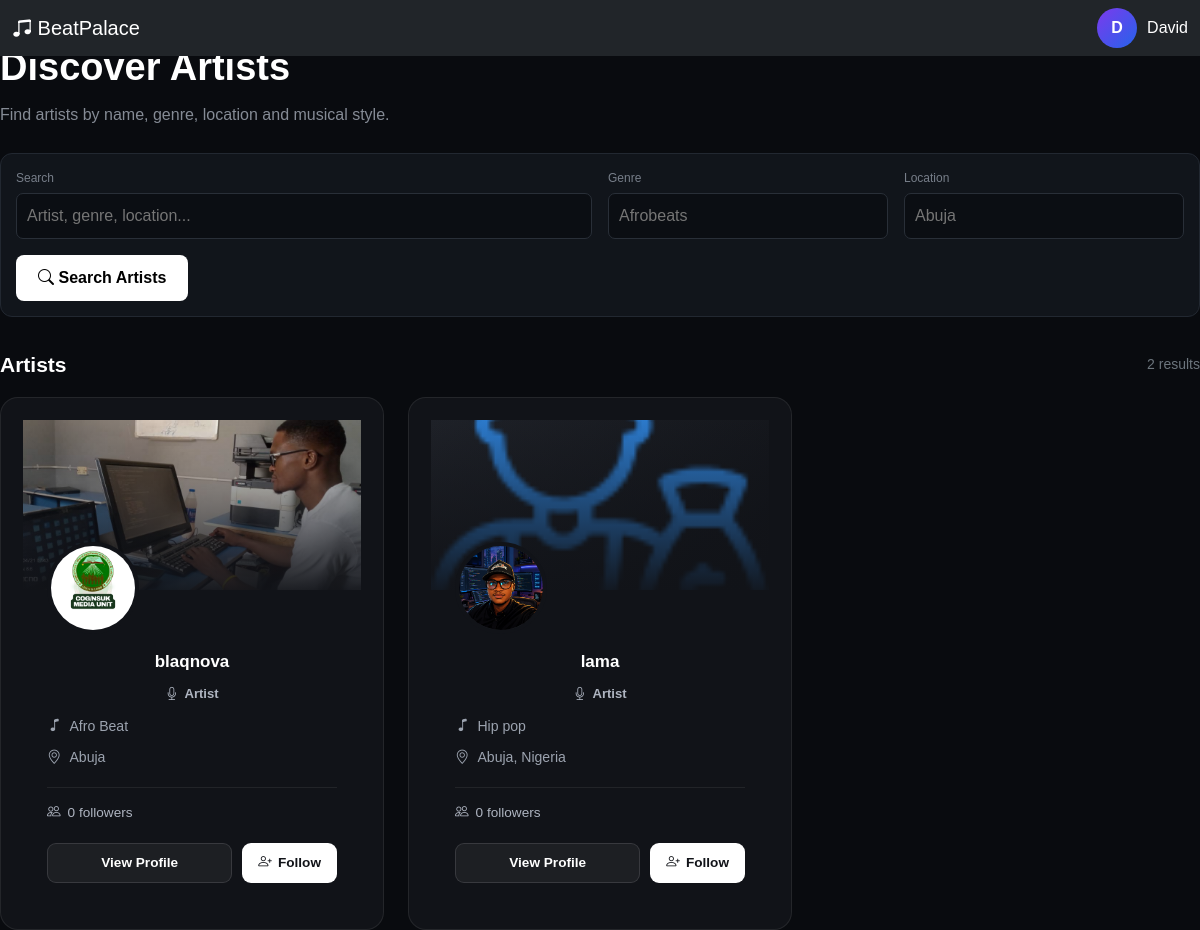
Before: /discover/artists/ (signed in) with the older database file.
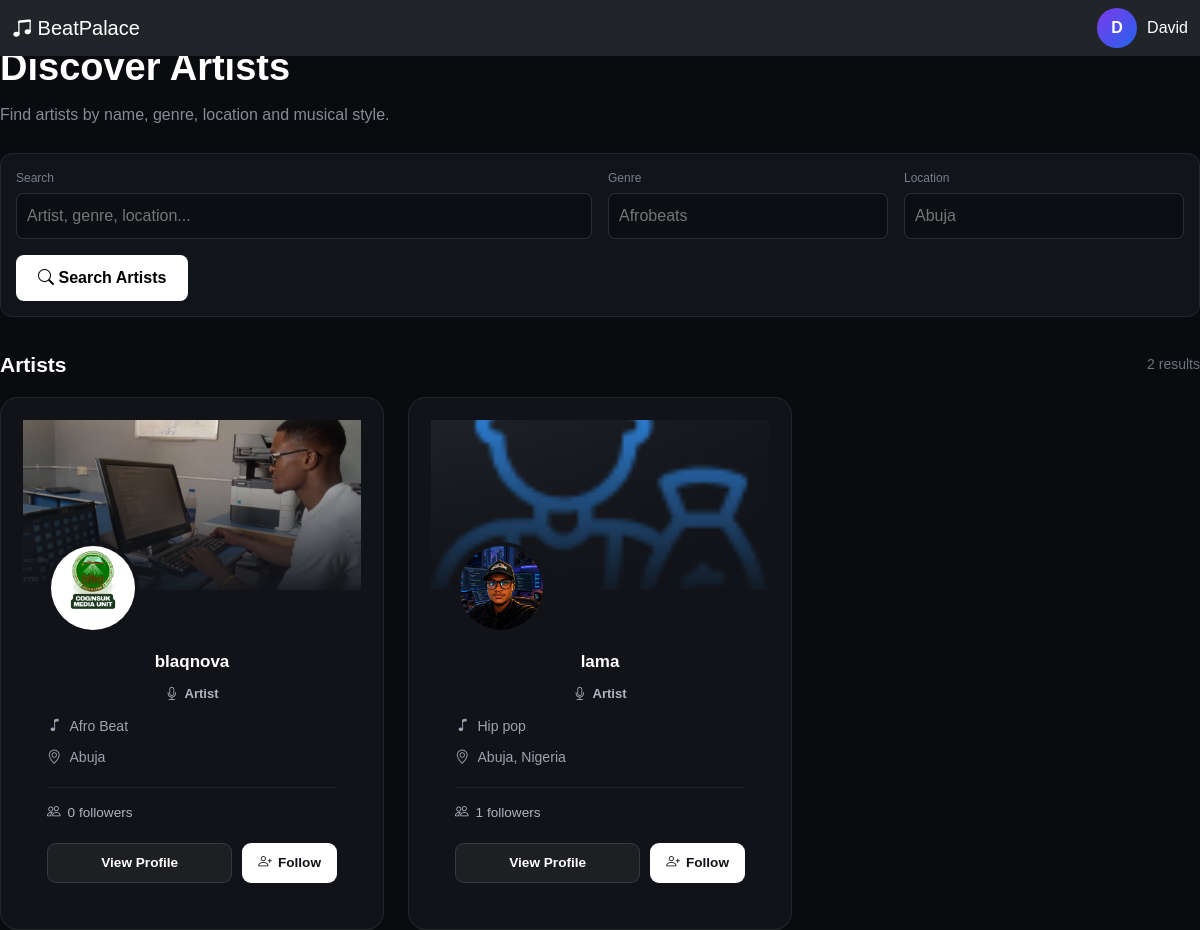
After: the same page with the newer database file.
### accounts/models.py (models this page shows, shortened)
class User(AbstractUser):
    ROLE_CHOICES = (
        ("producer", "Producer"),
        ("artist", "Artist"),
    )
    email = models.EmailField(unique=True)
    role = models.CharField(
        max_length=20,
        choices=ROLE_CHOICES
    )
    avatar = models.ImageField(
        upload_to="avatars/",
        blank=True,
        null=True
    )
    verified = models.BooleanField(default=False)
    created_at = models.DateTimeField(auto_now_add=True)

### artists/models.py (models this page shows, shortened)
class ArtistProfile(models.Model):
    user = models.OneToOneField(
        settings.AUTH_USER_MODEL,
        on_delete=models.CASCADE,
        related_name="artist_profile"
    )
    artist_name = models.CharField(
        max_length=100,
        blank=True
    )
    bio = models.TextField(
        blank=True
    )
    avatar = models.ImageField(
        upload_to="artists/avatars/",
        blank=True,
        null=True
    )
    cover_image = models.ImageField(
        upload_to="artists/covers/",
        blank=True,
        null=True
    )
    genre = models.CharField(
        max_length=100,
        blank=True
    )
    location = models.CharField(
        max_length=100,
        blank=True
    )
    phone = models.CharField(
        max_length=30,
        blank=True
    )
    email = models.EmailField(
        blank=True
    )
    website = models.URLField(
        blank=True
    )
    instagram = models.URLField(
        blank=True
    )
    twitter = models.URLField(
        blank=True
    )
    start_year = models.PositiveIntegerField(
        blank=True,
        null=True
    )
    end_year = models.PositiveIntegerField(
        blank=True,
        null=True
    )
    skill_description = models.TextField(
        blank=True
    )
    education = models.TextField(
        blank=True
    )
    date_of_birth = models.DateField(
        blank=True,
        null=True
    )
    marital_status = models.CharField(
        max_length=50,
        blank=True
    )
    followers_count = models.PositiveIntegerField(
        default=0
    )
    monthly_listeners = models.PositiveIntegerField(
        default=0
    )
    is_published = models.BooleanField(
        default=True
    )
    created_at = models.DateTimeField(
        auto_now_add=True
    )
    updated_at = models.DateTimeField(
        auto_now=True
    )

### discovery/views.py (the view, shortened to what this page needs)
@login_required
def discover_artists(request):
    query = request.GET.get("q", "").strip()
    role = request.GET.get("role", "").strip()
    genre = request.GET.get("genre", "").strip()
    users = (
        User.objects
        .exclude(id=request.user.id)
        .filter(
            role__in=["artist"]
        )
        .select_related(
            "artist_profile",
        )
    )
    if role in ["artist"]:
        users = users.filter(
            role=role
        )
    if genre:
        users = users.filter(
            artist_profile__genre__icontains=genre
        )
    users = users.distinct()
    following_ids = set(
        Follow.objects
        .filter(
            follower=request.user
        )
        .values_list(
            "following_id",
            flat=True
        )
    )
    context = {
        "users": users,
        "query": query,
        "role": role,
        "genre": genre,
        "following_ids": following_ids,
    }
    return render(
        request,
        "discovery/artists.html",
        context
    )

### templates/discovery/artists.html (shortened to what the changed rows need)
{% extends "base.html" %}
{% block content %}
<div class="discover-hero">
    <h1>
        Discover Artists
    </h1>
</div>
<div class="section-header">
    <h2>
        Artists
    </h2>
</div>
<div class="row g-4">
    {% for user in users %}
        <div class="col-md-6 col-lg-4">
            <div class="discover-card">
                <div class="discover-cover">
                    {% if user.role == "artist" %}
                        {% if user.artist_profile.cover_image %}
                            <img
                                src="{{ user.artist_profile.cover_image.url }}"
                                alt="{{ user.artist_profile.artist_name }}"
                            >
                        {% endif %}
                    {% endif %}
                    <div class="discover-cover-overlay"></div>
                </div>
                <div class="discover-avatar-wrapper">
                    {% if user.role == "artist" %}
                        {% if user.artist_profile.avatar %}
                            <img
                                src="{{ user.artist_profile.avatar.url }}"
                                class="discover-avatar"
                                alt="{{ user.artist_profile.artist_name }}"
                            >
                        {% elif user.avatar %}
                            <img
                                src="{{ user.avatar.url }}"
                                class="discover-avatar"
                                alt="{{ user.username }}"
                            >
                        {% else %}
                            <div class="discover-avatar-placeholder">
                                <i class="bi bi-mic"></i>
                            </div>
                        {% endif %}
                    {% endif %}
                </div>
                <div class="discover-content">
                    <h5 class="discover-name">
                        {% if user.role == "artist" %}
                            {{ user.artist_profile.artist_name|default:user.username }}
                        {% elif user.role == "producer" %}
                            {{ user.producer_profile.full_name|default:user.username }}
                        {% endif %}
                    </h5>
                    <div class="discover-role">
                        {% if user.role == "artist" %}
                            <i class="bi bi-mic"></i>
                            Artist
                        {% elif user.role == "producer" %}
                            <i class="bi bi-headphones"></i>
                            Producer
                        {% endif %}
                    </div>
                    {% if user.role == "artist" %}
                        {% if user.artist_profile.genre %}
                            <div class="discover-meta">
                                <i class="bi bi-music-note"></i>
                                {{ user.artist_profile.genre }}
                            </div>
                        {% endif %}
                        {% if user.artist_profile.location %}
                            <div class="discover-meta">
                                <i class="bi bi-geo-alt"></i>
                                {{ user.artist_profile.location }}
                            </div>
                        {% endif %}
                    {% endif %}
                    <div class="discover-stats">
                        <i class="bi bi-people"></i>
                        {{ user.engagement_followers.count }}
                        followers
                    </div>
                    <div class="card-actions">
                        {% if user.role == "artist" %}
                            <a
                                href="{% url 'artists:public_artist_profile' user.username %}"
                                class="btn-profile"
                            >
                                View Profile
                            </a>
                        {% endif %}
                        {% if user.id in following_ids %}
                            <form
                                method="POST"
                                action="{% url 'engagement:toggle_follow' user.id %}"
                            >
                                {% csrf_token %}
                                <button
                                    type="submit"
                                    class="btn-follow following"
                                >
                                    <i class="bi bi-person-check"></i>
                                    Following
                                </button>
                            </form>
                        {% else %}
                            <form
                                method="POST"
                                action="{% url 'engagement:toggle_follow' user.id %}"
                            >
                                <button
                                    type="submit"
                                    class="btn-follow"
                                >
                                    <i class="bi bi-person-plus"></i>
                                    Follow
                                </button>
                            </form>
                        {% endif %}
                    </div>
                </div>
            </div>
        </div>
    {% endfor %}
</div>
{% endblock %}

Changed rows visible on the page:
changed User "lama": engagement_followers.count "0" → "1"
